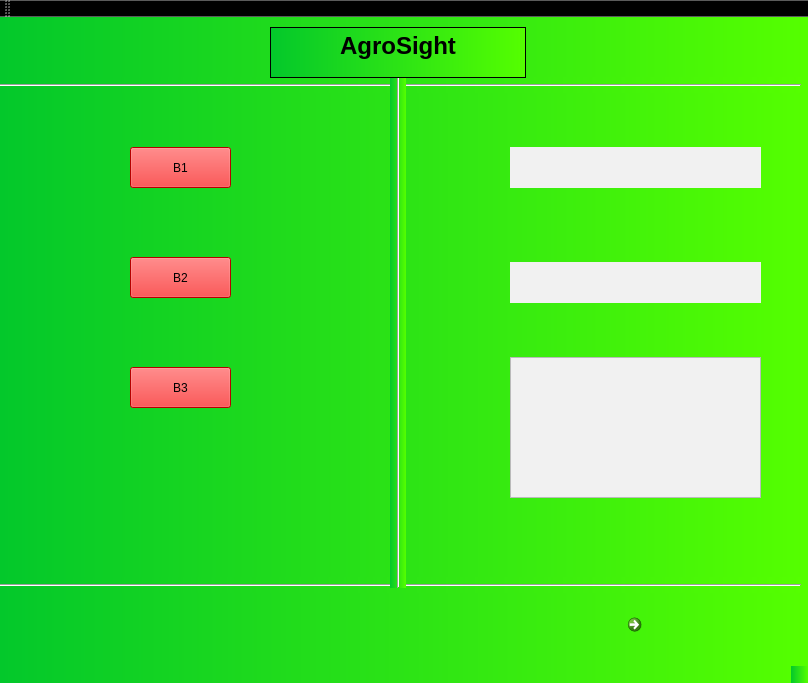
<?xml version="1.0" encoding="UTF-8"?>
<ui version="4.0">
 <class>MainWindow</class>
 <widget class="QMainWindow" name="MainWindow">
  <property name="geometry">
   <rect>
    <x>0</x>
    <y>0</y>
    <width>808</width>
    <height>683</height>
   </rect>
  </property>
  <property name="windowTitle">
   <string>MainWindow</string>
  </property>
  <property name="styleSheet">
   <string notr="true">background-color: qlineargradient(spread:pad, x1:0, y1:0, x2:1, y2:0, stop:0 rgba(3, 200, 43), stop:1 rgba(85,255,0));
</string>
  </property>
  <widget class="QWidget" name="centralwidget">
   <property name="mouseTracking">
    <bool>false</bool>
   </property>
   <widget class="Line" name="line_2">
    <property name="geometry">
     <rect>
      <x>0</x>
      <y>560</y>
      <width>801</width>
      <height>16</height>
     </rect>
    </property>
    <property name="orientation">
     <enum>Qt::Horizontal</enum>
    </property>
   </widget>
   <widget class="Line" name="line">
    <property name="geometry">
     <rect>
      <x>0</x>
      <y>60</y>
      <width>801</width>
      <height>16</height>
     </rect>
    </property>
    <property name="orientation">
     <enum>Qt::Horizontal</enum>
    </property>
   </widget>
   <widget class="Line" name="line_3">
    <property name="geometry">
     <rect>
      <x>390</x>
      <y>60</y>
      <width>16</width>
      <height>511</height>
     </rect>
    </property>
    <property name="orientation">
     <enum>Qt::Vertical</enum>
    </property>
   </widget>
   <widget class="QTextBrowser" name="textBrowser">
    <property name="geometry">
     <rect>
      <x>270</x>
      <y>10</y>
      <width>256</width>
      <height>51</height>
     </rect>
    </property>
    <property name="html">
     <string>&lt;!DOCTYPE HTML PUBLIC &quot;-//W3C//DTD HTML 4.0//EN&quot; &quot;http://www.w3.org/TR/REC-html40/strict.dtd&quot;&gt;
&lt;html&gt;&lt;head&gt;&lt;meta name=&quot;qrichtext&quot; content=&quot;1&quot; /&gt;&lt;style type=&quot;text/css&quot;&gt;
p, li { white-space: pre-wrap; }
&lt;/style&gt;&lt;/head&gt;&lt;body style=&quot; font-family:'MS Shell Dlg 2'; font-size:7.8pt; font-weight:400; font-style:normal;&quot;&gt;
&lt;p align=&quot;center&quot; style=&quot; margin-top:0px; margin-bottom:0px; margin-left:0px; margin-right:0px; -qt-block-indent:0; text-indent:0px;&quot;&gt;&lt;span style=&quot; font-size:18pt; font-weight:600;&quot;&gt;AgroSight&lt;/span&gt;&lt;/p&gt;&lt;/body&gt;&lt;/html&gt;</string>
    </property>
   </widget>
   <widget class="QPushButton" name="pushButton">
    <property name="geometry">
     <rect>
      <x>130</x>
      <y>130</y>
      <width>101</width>
      <height>41</height>
     </rect>
    </property>
    <property name="styleSheet">
     <string notr="true">background-color: rgb(255, 0, 0);</string>
    </property>
    <property name="text">
     <string>B1</string>
    </property>
   </widget>
   <widget class="QPushButton" name="pushButton_2">
    <property name="geometry">
     <rect>
      <x>130</x>
      <y>240</y>
      <width>101</width>
      <height>41</height>
     </rect>
    </property>
    <property name="styleSheet">
     <string notr="true">background-color: rgb(255, 0, 0);</string>
    </property>
    <property name="text">
     <string>B2</string>
    </property>
   </widget>
   <widget class="QPushButton" name="pushButton_3">
    <property name="geometry">
     <rect>
      <x>130</x>
      <y>350</y>
      <width>101</width>
      <height>41</height>
     </rect>
    </property>
    <property name="styleSheet">
     <string notr="true">background-color: rgb(255, 0, 0);</string>
    </property>
    <property name="text">
     <string>B3</string>
    </property>
   </widget>
   <widget class="QGraphicsView" name="graphicsView">
    <property name="geometry">
     <rect>
      <x>510</x>
      <y>340</y>
      <width>251</width>
      <height>141</height>
     </rect>
    </property>
    <property name="styleSheet">
     <string notr="true">background-color: rgb(241, 241, 241);
color: rgb(0, 0, 0);</string>
    </property>
   </widget>
   <widget class="QLabel" name="label">
    <property name="geometry">
     <rect>
      <x>510</x>
      <y>130</y>
      <width>251</width>
      <height>41</height>
     </rect>
    </property>
    <property name="styleSheet">
     <string notr="true">background-color: rgb(241, 241, 241);
color: rgb(0, 0, 0);</string>
    </property>
    <property name="text">
     <string/>
    </property>
   </widget>
   <widget class="QLabel" name="label_2">
    <property name="geometry">
     <rect>
      <x>510</x>
      <y>245</y>
      <width>251</width>
      <height>41</height>
     </rect>
    </property>
    <property name="styleSheet">
     <string notr="true">background-color: rgb(241, 241, 241);
color: rgb(0, 0, 0);</string>
    </property>
    <property name="text">
     <string/>
    </property>
   </widget>
   <widget class="QCommandLinkButton" name="commandLinkButton">
    <property name="geometry">
     <rect>
      <x>620</x>
      <y>590</y>
      <width>161</width>
      <height>41</height>
     </rect>
    </property>
    <property name="toolTip">
     <string>&lt;html&gt;&lt;head/&gt;&lt;body&gt;&lt;p&gt;Next&lt;/p&gt;&lt;/body&gt;&lt;/html&gt;</string>
    </property>
    <property name="styleSheet">
     <string notr="true">background-color: rgb(85, 170, 255);
border-color: rgb(0, 0, 0);</string>
    </property>
    <property name="text">
     <string/>
    </property>
   </widget>
  </widget>
  <widget class="QStatusBar" name="statusbar"/>
  <widget class="QToolBar" name="toolBar">
   <property name="windowTitle">
    <string>toolBar</string>
   </property>
   <attribute name="toolBarArea">
    <enum>TopToolBarArea</enum>
   </attribute>
   <attribute name="toolBarBreak">
    <bool>true</bool>
   </attribute>
  </widget>
 </widget>
 <resources/>
 <connections/>
</ui>
